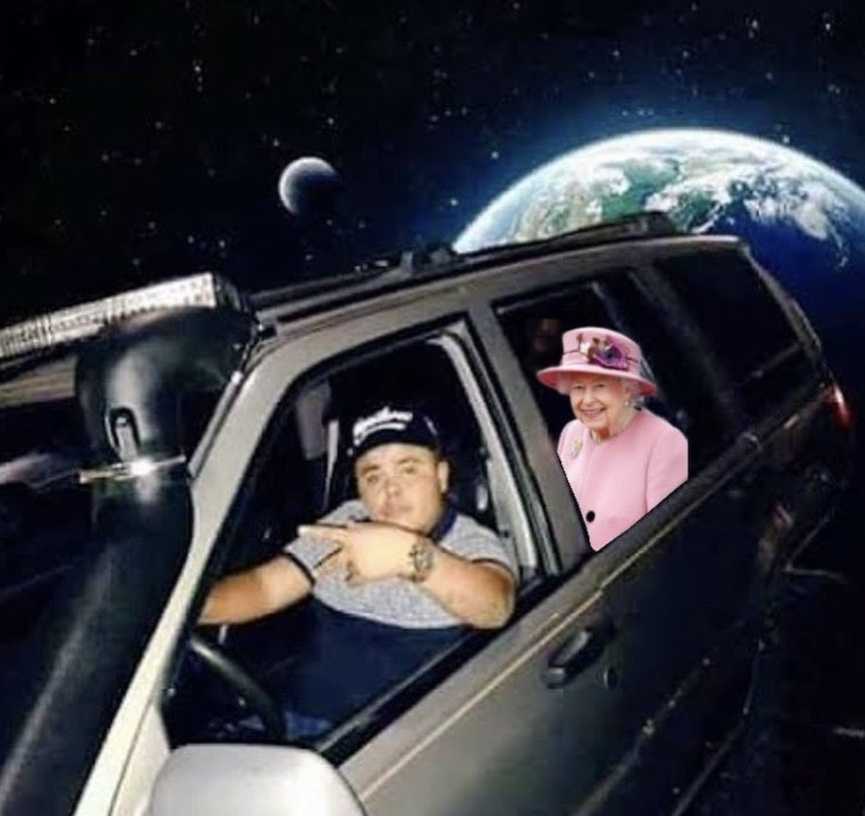
#> input picture POOprograming/Proyecto1/imagen.jpg, 865 x 816 px, shrunk from 1170 x 1104 before the run
$ python sc.py
#> lines starting #> are read from the running program, lines starting #| are printed output that depends on the picture; after the words box and inside, x2 and y2 are one past the last pixel; in counts of white or black regions, pixels touching at a corner belong together
# Importamos librerias

import time
from multiprocessing import Pool
import logging
import cv2 as cv
# ruta de la imagen
REL = ""
# Funcion principal descripcion del formato de la imagen
logging.basicConfig(
    level=logging.DEBUG,
    format='%(asctime)s (%(threadName)-2s) %(message)s',
)

# Procesamiento de la imagen
def process_image(filename, threshold):
    logging.debug(f'Processing {filename}')
    image = cv.imread(REL+filename)
    gray = cv.cvtColor(image, cv.COLOR_BGR2GRAY)
    ret, thresh = cv.threshold(gray, threshold, 255, cv.THRESH_BINARY)
    cv.imwrite(f'{REL}processed_{threshold}_{filename}', thresh)
    logging.debug(f'Finished processing {filename}')


# Funcion principal
if __name__ == '__main__':
    # Seleccion del numero de procesadores a utilizar
    p = Pool()
    thresholds = range(0, 255, 5)
    for thresh in thresholds:
        p.apply_async(process_image, args=(f'imagen.jpg', thresh))
#> this loop made 51 passes
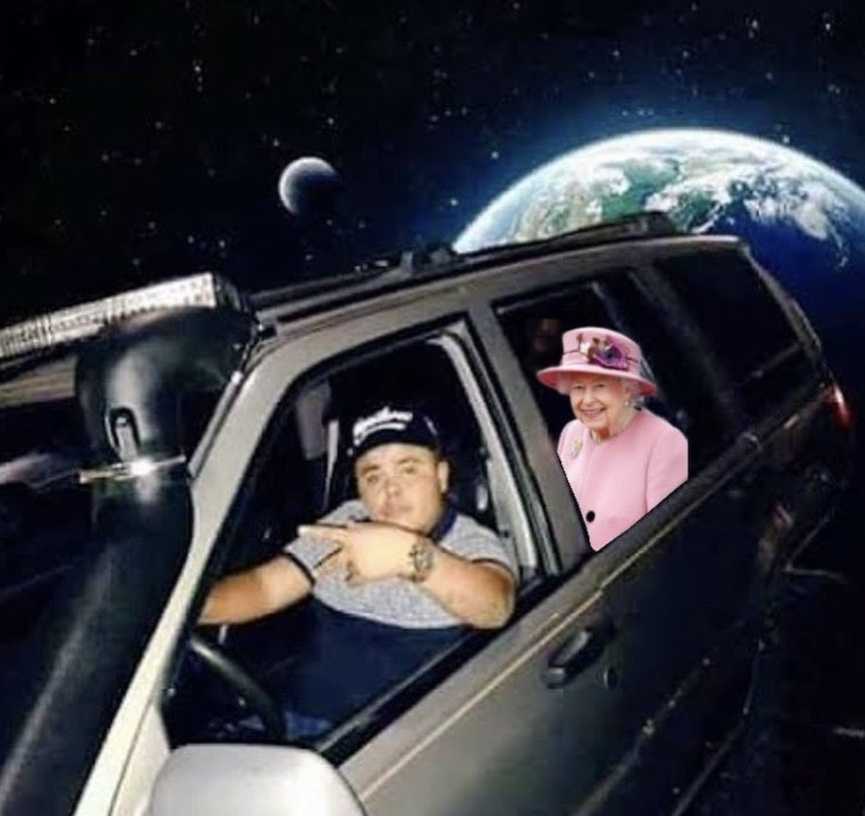
#> input picture POOprograming/Proyecto1/imagen.jpg, 865 x 816 px, shrunk from 1170 x 1104 before the run
#> pass 1, in process_image, `gray = cv.cvtColor(image, cv.COLOR_BGR2GRAY)`:
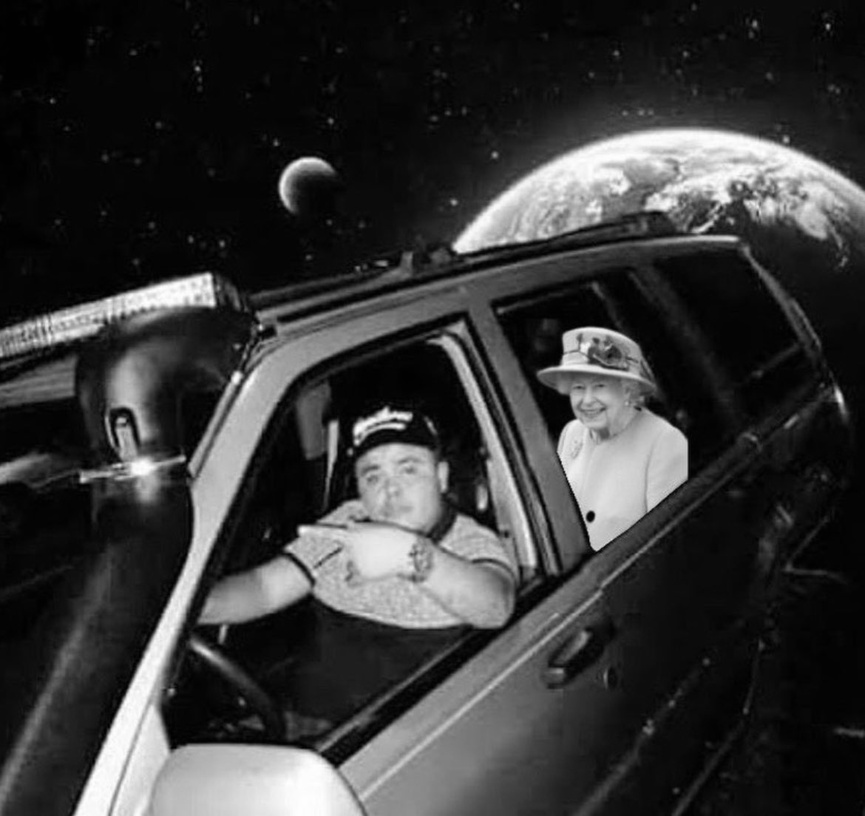
#> gray: shape (816, 865); min 0, max 255, mean 55.8
#> pass 1, in process_image, `ret, thresh = cv.threshold(gray, threshold, 255, cv.THRESH_BINARY)`:
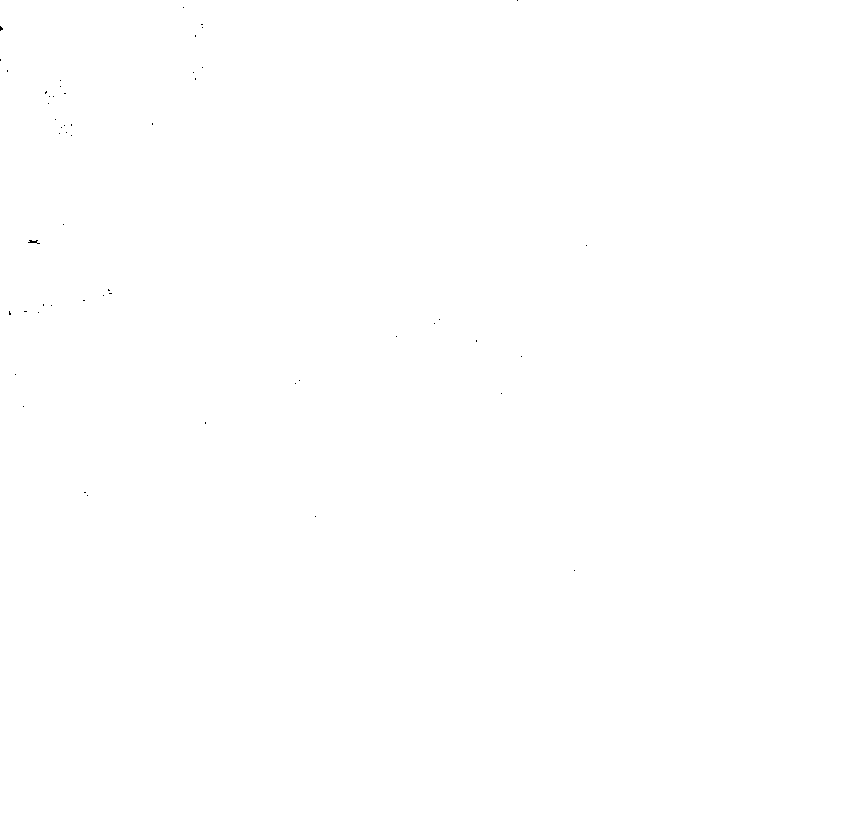
#> thresh: shape (816, 865); 100% white; black in thin lines or dots, all inside (x1, y1, x2, y2) = (0, 0, 587, 571)
#> pass 2, in process_image (call 2), `ret, thresh = cv.threshold(gray, threshold, 255, cv.THRESH_BINARY)`:
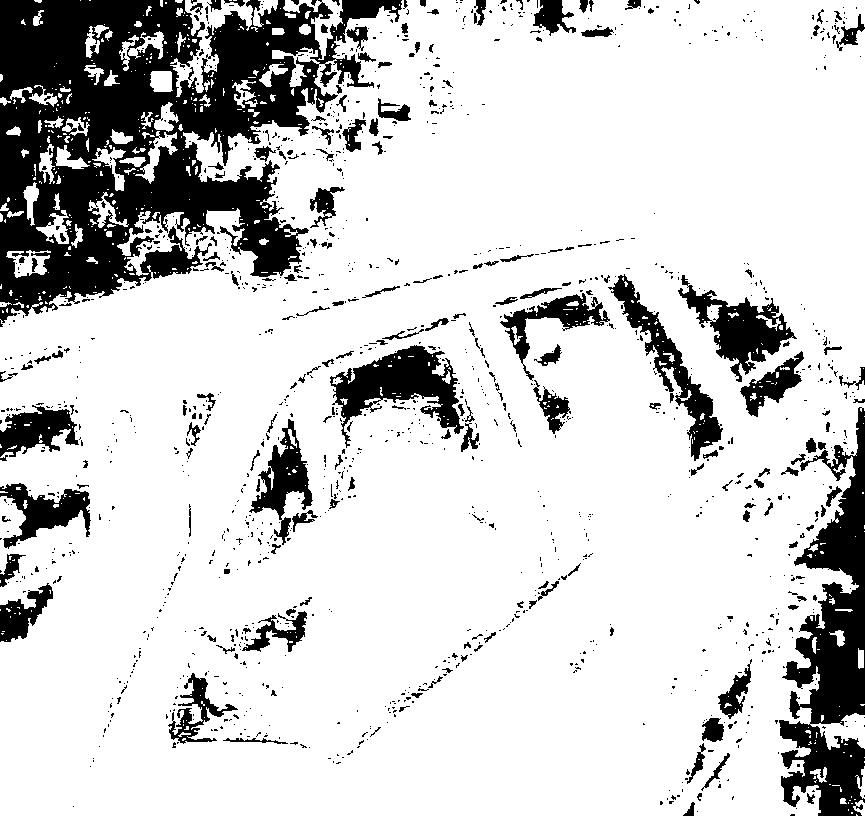
#> thresh: shape (816, 865); 81.6% white; 1295 black regions (1097 under 20 px), largest, box (x1, y1, x2, y2) and area: (0, 0, 402, 327) 64956, (779, 407, 865, 816) 17038, (330, 345, 464, 448) 5677
#> pass 3, in process_image (call 3), `ret, thresh = cv.threshold(gray, threshold, 255, cv.THRESH_BINARY)`:
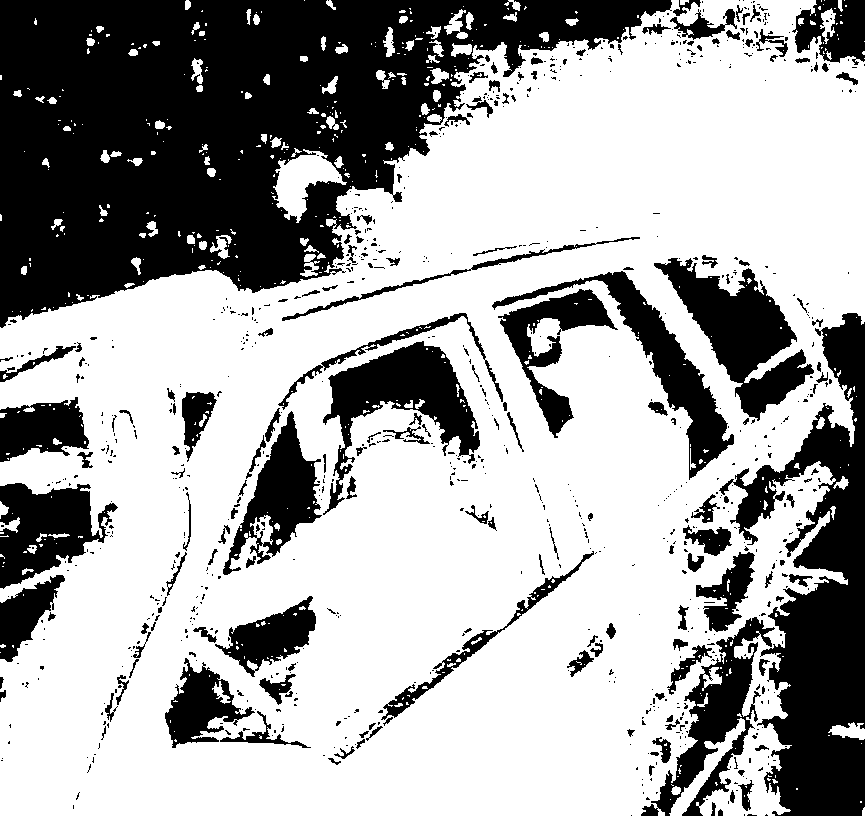
#> thresh: shape (816, 865); 65.4% white; 845 black regions (679 under 20 px), largest, box (x1, y1, x2, y2) and area: (0, 0, 672, 328) 117944, (719, 313, 865, 816) 32868, (654, 258, 814, 421) 10217
    p.close()
    p.join()
